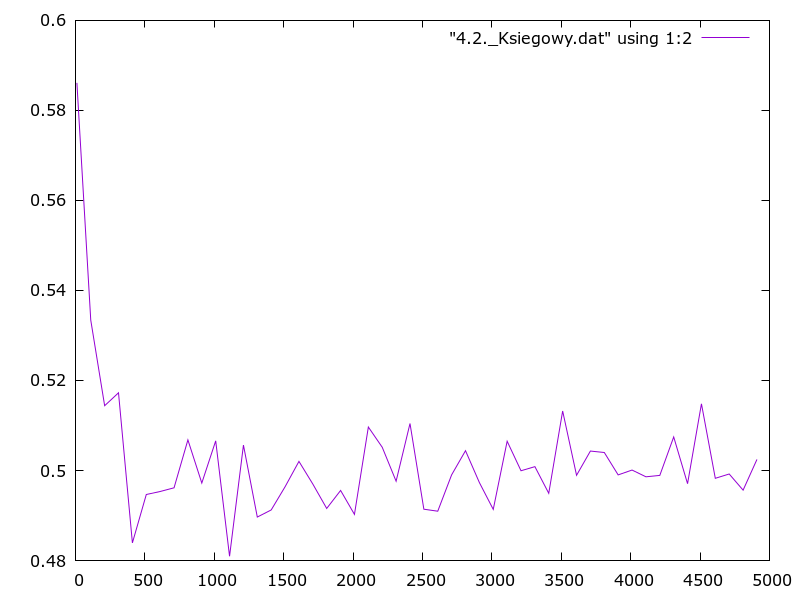

Generate this figure with gnuplot:
# Ustawiam typ terminala (format wyjściowy)
set terminal pngcairo size 800,600 enhanced font 'Verdana,12'

# Ustawiam nazwę pliku wyjściowego
set output '4.2._Ksiegowy.png'

# Tworzę wykres
plot "4.2._Ksiegowy.dat" using 1:2 with lines
